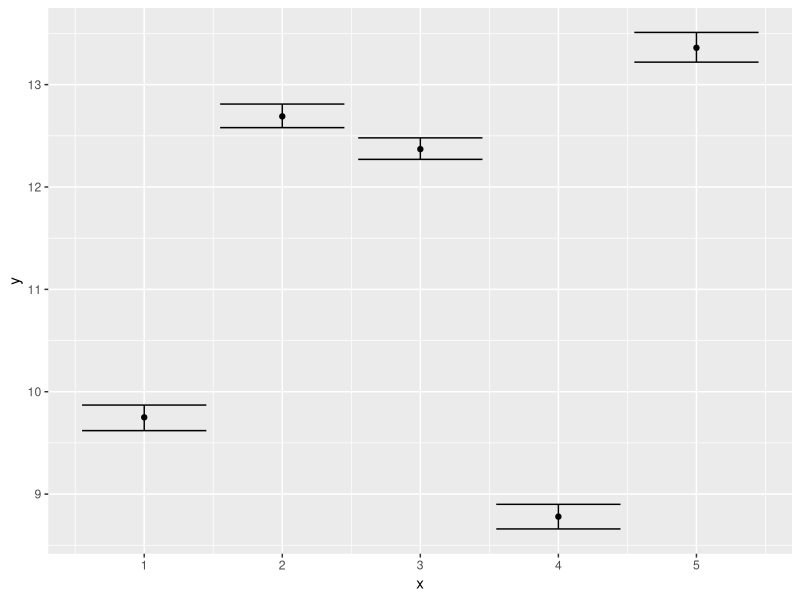

Write the R code that produced this figure. (Note: this script raises an error after producing the figure.)
library(ggplot2)
data<- round(data.frame(x=1:5,y=c(9.75,12.69,12.37,8.78,13.36),lower=c(9.62,12.58,12.27,8.66,13.22),upper=c(9.87,12.81,12.48,8.90,13.51)),5)

ggplot(data,aes(x,y))+geom_point()+geom_errorbar((aes(ymin=lower,ymax=upper)))
+labs(x="Cheese Pizza        White Pizza         Margherita Pizza        Pizza        Hawaiian Pizza",y="Price")
+annotate("text",x=1.3,y=10.3,label="M=9.75")+annotate("text",x=2.3,y=13.2,label="M=12.69")
+annotate("text",x=3.3,y=13.1,label="M=12.37")+annotate("text",x=4.3,y=9.2,label="M=8.78")
+annotate("text",x=4.7,y=13.8,label="M=13.36")
+geom_bar(stat="identity",width=0.5,fill="#999999",color="black")


###CI for normal CI and decision tree CI
data<-round(data.frame(x=1:2,y=c(11.96,11.96),lower=c(8.53,8.53),upper=c(14.18,13.39)),4)
ggplot(data,aes(x,y))+geom_point()+geom_errorbar((aes(ymin=lower,ymax=upper)))
+labs(x="CI                                                  Decision tree CI",y="Pizza price")
+annotate("text",x=1,y=12.2,label="M=11.96")+annotate("text",x=2,y=12.2,label="M=11.96")
+annotate("text",x=1,y=8.3,label="8.53")+annotate("text",x=1,y=14.3,label="14.18")
+annotate("text",x=2,y=8.3,label="8.53")+annotate("text",x=2,y=13.5,label="13.39")
